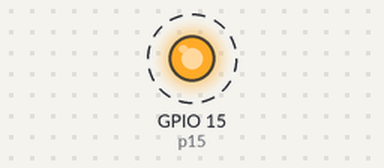
Recording of a program running on a simulated ESP32 board running MicroPython. Shown: output pins drawn as LEDs (lit = HIGH). Dashed ring = blinking.

Above: at 0.5 s.
Timing chart, 0 to 4.6 s (numbered marks = the images above):
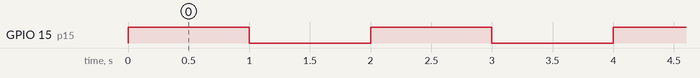

The program:

02.py
```python
# 这个代码是用来控制引脚15的输出状态的
# 实现了一个简单的闪烁效果，每隔1秒钟切换一次状态
from machine import Pin

# time模块提供了时间相关的函数，可以用来实现延时等功能
import time

p15 = Pin(15, Pin.OUT, Pin.PULL_DOWN)
while True:
    p15.on()
    time.sleep(1)
    p15.off()
    time.sleep(1)

# 这个代码会让引脚15每隔1秒钟切换一次状态，从而产生一个闪烁的效果。
```

Measured:
- by itself, GPIO 15 (p15): alternates HIGH for 1.0 s and LOW for 1.0 s
